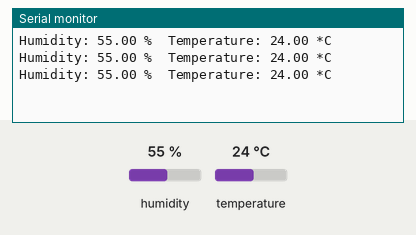
The sketch below on a simulated Arduino Uno, built with avr-gcc and run on an emulated ATmega328P. Shown: the last lines printed to the serial monitor. The test bench sets the inputs (shaded band); at power-on: humidity 55 %, temperature 24 °C.

Above: at 3.8 s.
3.9 s: humidity set to 22 %
At 5.9 s:
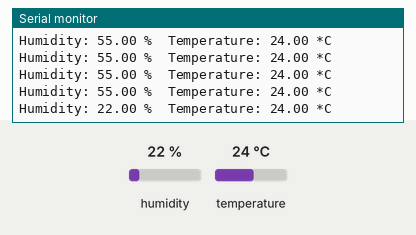
10.1 s: temperature set to 12 °C
At 10.6 s:
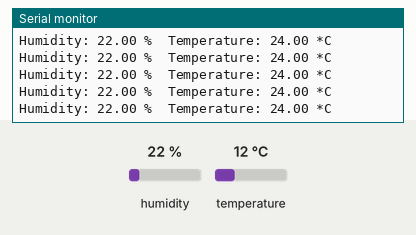
13.0 s: humidity set to 40 %
At 13.5 s:
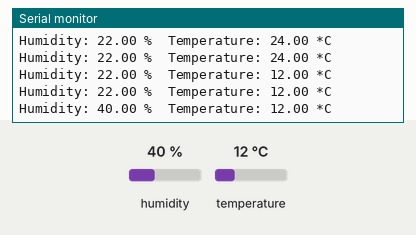
Timing chart, 0 to 16.0 s (numbered marks = the images above; inputs shaded):
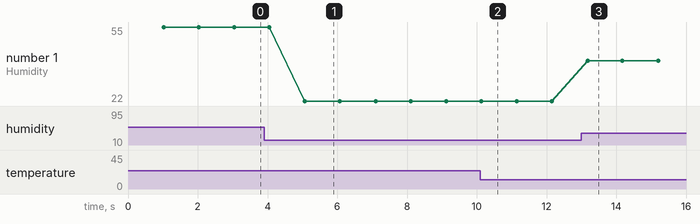

Measured:
- after the input at 3.9 s, the serial monitor: prints a new line after 1.2 s (image 1)
- after the input at 13.0 s, the serial monitor: prints a new line after 0.18 s (image 3)
- plotted number 1: 55 → 22 after the input at 3.9 s, 22 → 40 after the input at 13.0 s

The sketch:

soil.ino
```cpp
#include <DHT.h>
#include <DHT_U.h>
#define DHTPIN 2
#define DHTTYPE DHT11
DHT dht(DHTPIN, DHTTYPE);
void setup() {
  // put your setup code here, to run once:
  Serial.begin(9600);
  dht.begin();
}

void loop() {
  delay(1000);
  float h = dht.readHumidity();   //取得濕度
  float t = dht.readTemperature();  //取得溫度C

  //顯示在監控視窗裡
  Serial.print("Humidity: ");
  Serial.print(h);
  Serial.print(" %\t");
  Serial.print("Temperature: ");
  Serial.print(t);
  Serial.println(" *C ");
}
```
